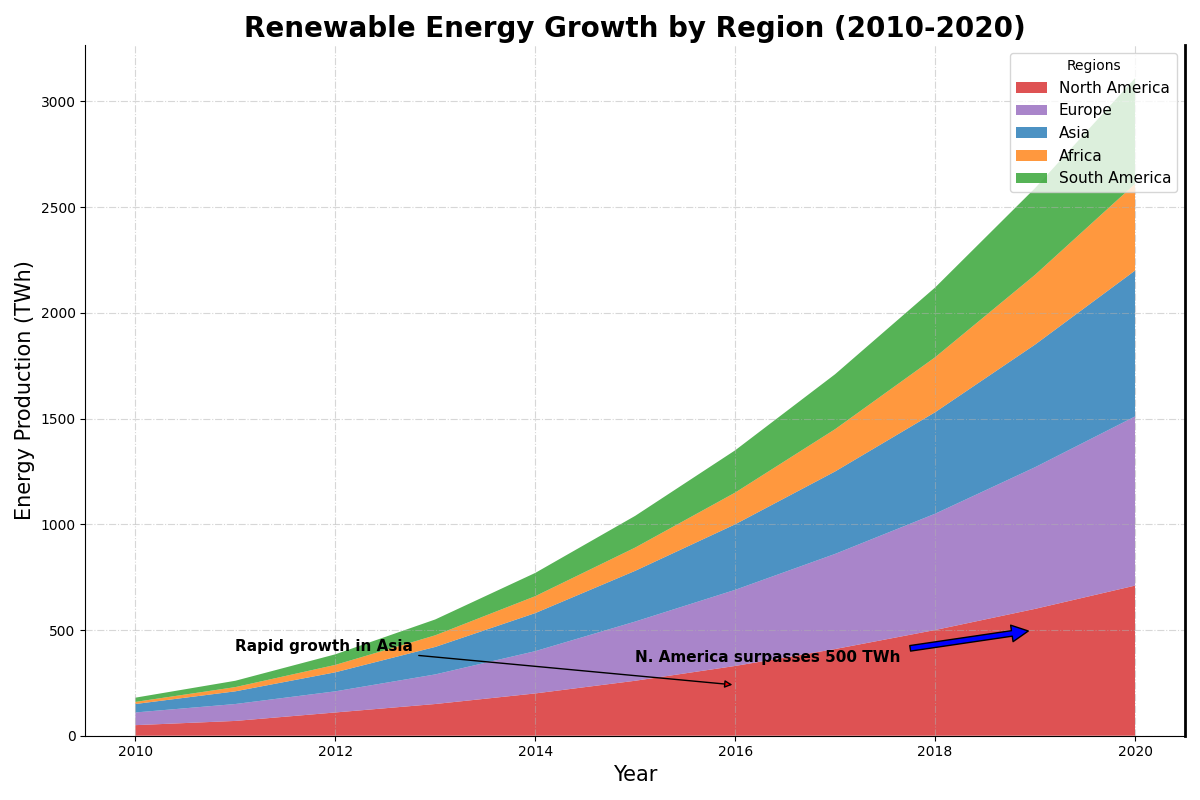

Recreate this plot in Python.
import matplotlib.pyplot as plt
import numpy as np

years = np.arange(2010, 2021)

north_america_renewable = [50, 70, 110, 150, 200, 260, 330, 410, 500, 600, 710]
europe_renewable = [60, 80, 100, 140, 200, 280, 360, 450, 550, 670, 800]
asia_renewable = [40, 60, 90, 130, 180, 240, 310, 390, 480, 580, 690]
africa_renewable = [10, 20, 35, 55, 80, 110, 150, 200, 260, 330, 410]
south_america_renewable = [20, 30, 50, 75, 110, 150, 200, 260, 330, 410, 500]

data = np.array([
    north_america_renewable,
    europe_renewable,
    asia_renewable,
    africa_renewable,
    south_america_renewable
])

fig, ax = plt.subplots(figsize=(12, 8))

ax.stackplot(
    years, data, labels=[
        'North America', 'Europe', 'Asia', 'Africa', 'South America'
    ],
    colors=['#d62728', '#9467bd', '#1f77b4', '#ff7f0e', '#2ca02c'], alpha=0.80
)

ax.set_title(
    "Renewable Energy Growth by Region (2010-2020)",
    fontsize=20, fontweight='bold')
ax.set_xlabel("Year", fontsize=15)
ax.set_ylabel("Energy Production (TWh)", fontsize=15)
ax.legend(loc='upper right', title="Regions", fontsize=11)

ax.grid(True, linestyle='-.', alpha=0.5)

ax.spines['top'].set_visible(False)
ax.spines['right'].set_linewidth(2)

ax.annotate('N. America surpasses 500 TWh', xy=(2019, 500), xytext=(2015, 350),
            arrowprops=dict(facecolor='blue', shrink=0.05), fontsize=11, fontweight='bold')
ax.annotate('Rapid growth in Asia', xy=(2016, 240), xytext=(2011, 400),
            arrowprops=dict(facecolor='red', arrowstyle='-|>'), fontsize=11, fontweight='bold')

fig.tight_layout()

plt.show()
